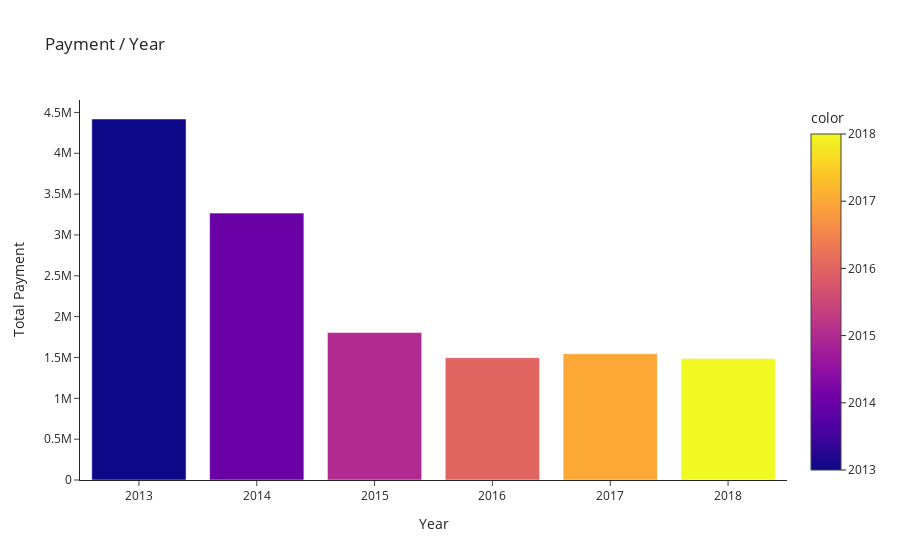

Notebook cell for this chart:
### Code cell
fig=px.bar(x=x.index,y=x.values,color=x.index,title='Payment / Year')
fig.update_layout(
    xaxis_title="Year ",
    yaxis_title="Total Payment",
    template = 'simple_white')
fig.show()

### Figure 1 — Plotly figure (JSON) as saved in the notebook; plotly's stock layout.template omitted (floating-point values rounded to 4 significant figures)
{"data": [{"alignmentgroup": "True", "hovertemplate": "x=%{x}<br>y=%{y}<br>color=%{marker.color}<extra></extra>", "legendgroup": "", "marker": {"color": [2013, 2014, 2015, 2016, 2017, 2018], "coloraxis": "coloraxis", "pattern": {"shape": ""}}, "name": "", "offsetgroup": "", "orientation": "v", "showlegend": false, "textposition": "auto", "type": "bar", "x": [2013, 2014, 2015, 2016, 2017, 2018], "xaxis": "x", "y": [4420000.0, 3267000.0, 1805000.0, 1498000.0, 1546000.0, 1487000.0], "yaxis": "y"}], "layout": {"barmode": "relative", "coloraxis": {"colorbar": {"title": {"text": "color"}}, "colorscale": [[0, "#0d0887"], [0.1111, "#46039f"], [0.2222, "#7201a8"], [0.3333, "#9c179e"], [0.4444, "#bd3786"], [0.5556, "#d8576b"], [0.6667, "#ed7953"], [0.7778, "#fb9f3a"], [0.8889, "#fdca26"], [1, "#f0f921"]]}, "legend": {"tracegroupgap": 0}, "title": {"text": "Payment / Year"}, "xaxis": {"anchor": "y", "domain": [0, 1], "title": {"text": "Year "}}, "yaxis": {"anchor": "x", "domain": [0, 1], "title": {"text": "Total Payment"}}}}
